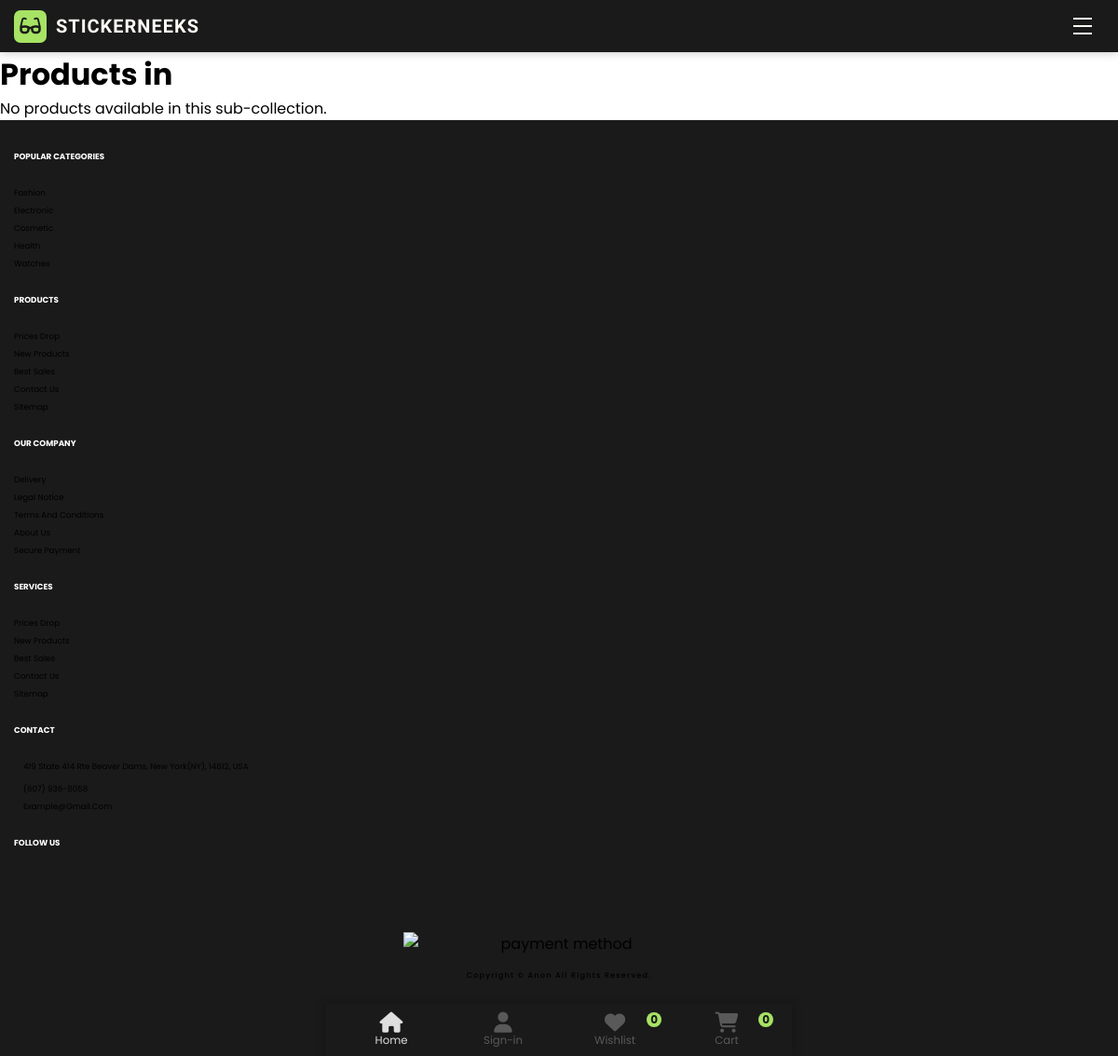
The app's page /pre-made-sticker-shop/theme/art-and-abstract/, older data.
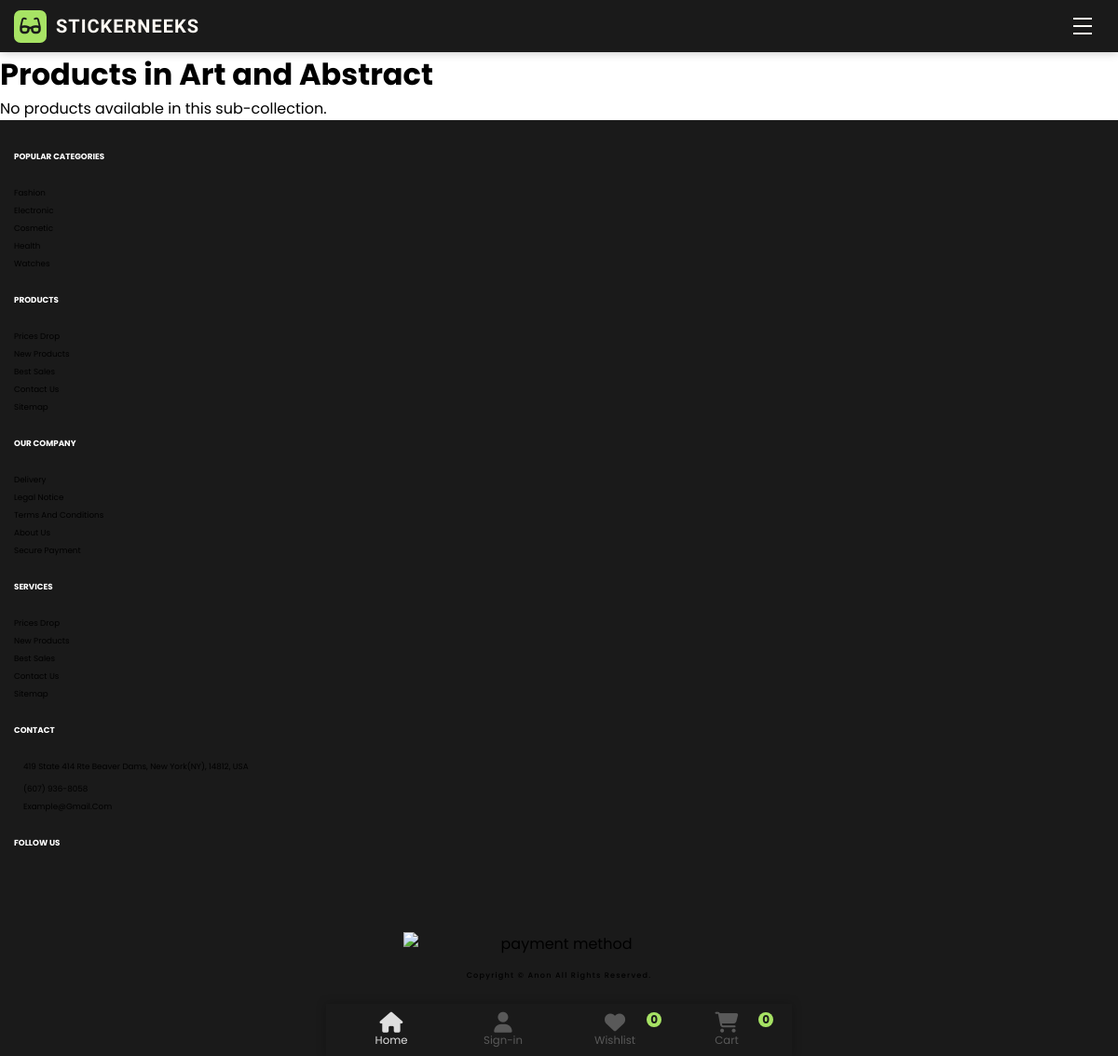
The same page, newer data.
### store/models.py (models this page shows, shortened)
class Collection(MPTTModel):
    name = models.CharField(max_length=100)
    slug = models.SlugField(max_length=150, unique=True, blank=True, null=True)
    description = models.TextField(blank=True, null=True)
    image = models.ImageField(upload_to='collections/', blank=True, null=True)
    is_active = models.BooleanField(default=True)
    is_featured = models.BooleanField(default=False)
    order = models.PositiveIntegerField(default=0)
    products = models.ManyToManyField('Product', related_name='product_collections', blank=True)
    visible_from = models.DateTimeField(blank=True, null=True)
    visible_to = models.DateTimeField(blank=True, null=True)
    updated_at = models.DateTimeField(auto_now=True)
    parent = TreeForeignKey('self', on_delete=models.SET_NULL, null=True, blank=True, related_name='children')
    class MPTTMeta:
        order_insertion_by = ['order']
    class Meta:
        ordering = ['order', 'name']
        verbose_name = 'collection'
        verbose_name_plural = 'collections'

### store/views.py (the view)
# urls.py: path('pre-made-sticker-shop/theme/<slug:slug>/', views.sticker_sub_collections_product_list, name='sticker_sub_collections_product_list'),
def sticker_sub_collections_product_list(request, slug):
    try:
        sub_collection = Collection.objects.get(slug=slug)  # Getting the specific sub-collection by slug
        products = Product.objects.filter(collection=sub_collection)  # Assuming a ForeignKey relationship
    except Collection.DoesNotExist:
        sub_collection = None
        products = []
    return render(request, 'sub_collections_product_list.html', {
        'sub_collection': sub_collection,
        'products': products
    })

### store/templates/sub_collections_product_list.html
{% extends 'base.html' %}
{% block content %}
    <h1>Products in {{ sub_collection.name }}</h1>
    {% if products %}
        <div class="collection-product-grid">
            {% for product in products %}
                <a href="{% url 'product' product.id %}" class="product-link" style="text-decoration: none; color: inherit;">
                    <div class="collection-product-card">
                        <div class="collection-detail-product-image-wrapper">
                            {% if product.image %}
                                <img
                                    src="{{ product.image.url }}"
                                    alt="{{ product.name }}"
                                    class="collection-detail-product-image"
                                />
                            {% endif %}
                        </div>
                        <div class="collection-text">
                            <h2>{{ product.name }}</h2>
                            <p class="sticker-collection-description">{{ product.description }}</p>
                        </div>
                        <div class="product-card-overlay"></div>
                    </div>
                </a>
            {% empty %}
                <p>No products available in this sub-collection.</p>
            {% endfor %}
        </div>
    {% else %}
        <p>No products available in this sub-collection.</p>
    {% endif %}
{% endblock %}

Row changes from the older to the newer data that the page shows:
added Collection: name "Art and Abstract"
